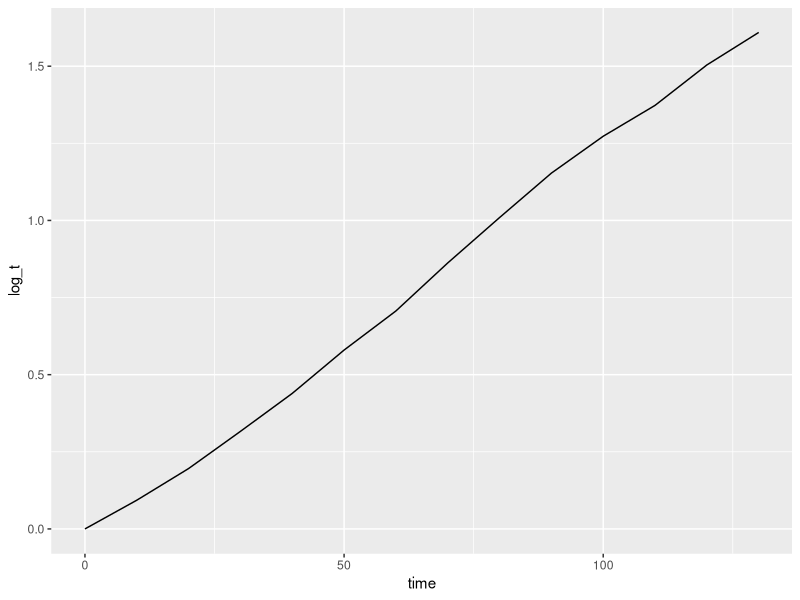
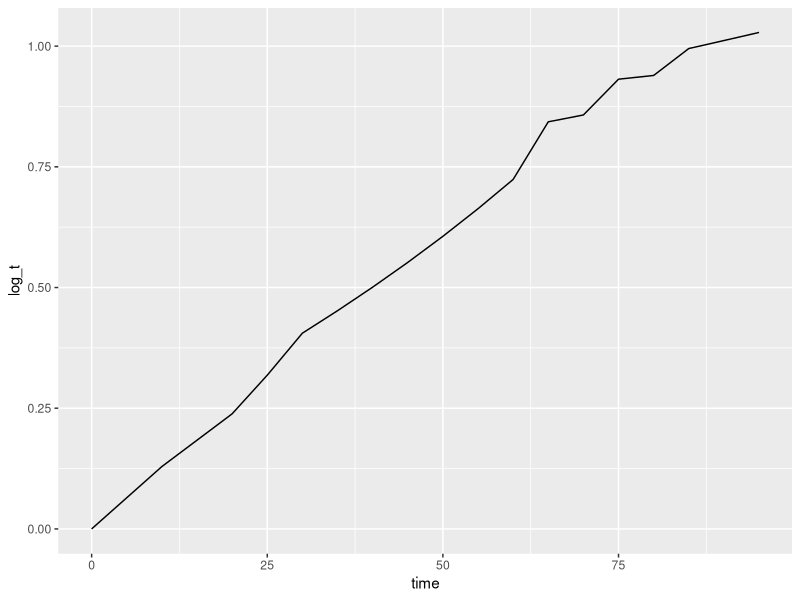

Write the R code that produced these figures, in order.
## ---- chunk 1
library(tidyverse)
## ---- chunk 2

res_wire <- 3.7 # Omega. This has been measured in the field
r_0 <- 100 # Omega at 100 degrees
a <- 4e-3


#' converts resistance to temperature
get_temp <- function(resistance) {
  (((resistance - res_wire) / 100) - 1) / 4e-3 
}
## ---- chunk 3
temp_res <- read.csv("resistance_sensor_cooling response.csv", header = T)
## ---- chunk 4
temp_res <- temp_res %>%
  mutate(time = 0:(nrow(temp_res)-1) * 10,
         temp = get_temp(resistance) )
## ---- chunk 5
T_a <- 13.0 # calculations done in the field
T_0 <- temp_res$temp[1] # first measure 

temp_res <- mutate(temp_res, log_t = log((T_0 - T_a) / (temp - T_a)) )
## ---- chunk 6
ggplot(temp_res, aes(x=time, y=log_t)) +
  geom_line()
## ---- chunk 7
(model_res <- lm(time ~ log_t, data=temp_res))
## ---- chunk 8
temp_merc <- read.csv("mercury_termometer_cooling_response.csv", header = T)
## ---- chunk 9
T_a <- 7.0 # ambient temperature
T_0 <- temp_merc$temp[1] # first measure 

temp_merc <- mutate(temp_merc, log_t = log((T_0 - T_a) / (temp - T_a)) )
## ---- chunk 10
ggplot(temp_merc, aes(x=time, y=log_t)) +
  geom_line()
## ---- chunk 11
(model_merc <- lm(time ~ log_t, data=temp_merc))
